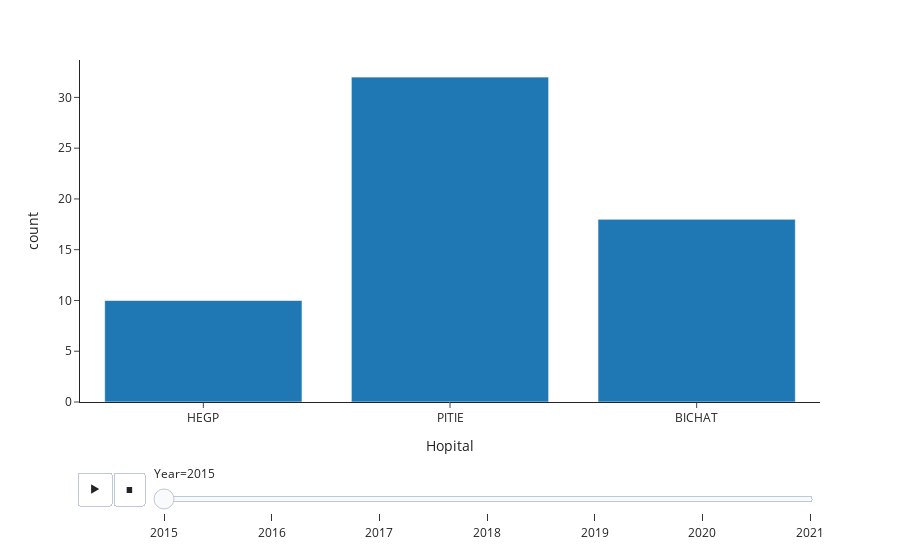

Source (notebook cell):
### Code cell
px.histogram(df, x='Hopital', y='Id', histfunc='count', animation_frame='Year', template='simple_white')

### Figure 1 — Plotly figure (JSON) as saved in the notebook; plotly's stock layout.template omitted (floating-point values rounded to 4 significant figures)
{"data": [{"alignmentgroup": "True", "bingroup": "x", "histfunc": "count", "hovertemplate": "Year=2015<br>Hopital=%{x}<br>count=%{y}<extra></extra>", "legendgroup": "", "marker": {"color": "#1F77B4", "pattern": {"shape": ""}}, "name": "", "offsetgroup": "", "orientation": "v", "showlegend": false, "type": "histogram", "x": ["HEGP", "HEGP", "HEGP", "HEGP", "HEGP", "HEGP", "HEGP", "HEGP", "HEGP", "HEGP", "PITIE", "PITIE", "PITIE", "PITIE", "PITIE", "PITIE", "PITIE", "PITIE", "PITIE", "PITIE", "PITIE", "PITIE", "PITIE", "PITIE", "PITIE", "PITIE", "PITIE", "PITIE", "PITIE", "PITIE", "PITIE", "PITIE", "PITIE", "PITIE", "PITIE", "PITIE", "PITIE", "PITIE", "PITIE", "PITIE", "PITIE", "PITIE", "BICHAT", "BICHAT", "BICHAT", "BICHAT", "BICHAT", "BICHAT", "BICHAT", "BICHAT", "BICHAT", "BICHAT", "BICHAT", "BICHAT", "BICHAT", "BICHAT", "BICHAT", "BICHAT", "BICHAT", "BICHAT"], "xaxis": "x", "y": [0, 1, 2, 3, 4, 5, 11, 45, 49, 51, 99, 100, 101, 102, 103, 104, 105, 106, 107, 108, 109, 110, 111, 112, 113, 114, 115, 116, 117, 118, 119, 120, 121, 122, 123, 124, 125, 126, 127, 128, 129, 130, 369, 370, 371, 372, 373, 374, 375, 376, 377, 378, 379, 380, 381, 382, 383, 384, 385, 386], "yaxis": "y"}], "layout": {"barmode": "relative", "legend": {"tracegroupgap": 0}, "margin": {"t": 60}, "sliders": [{"active": 0, "currentvalue": {"prefix": "Year="}, "len": 0.9, "pad": {"b": 10, "t": 60}, "steps": [{"args": [["2015"], {"frame": {"duration": 0, "redraw": true}, "fromcurrent": true, "mode": "immediate", "transition": {"duration": 0, "easing": "linear"}}], "label": "2015", "method": "animate"}, {"args": [["2016"], {"frame": {"duration": 0, "redraw": true}, "fromcurrent": true, "mode": "immediate", "transition": {"duration": 0, "easing": "linear"}}], "label": "2016", "method": "animate"}, {"args": [["2017"], {"frame": {"duration": 0, "redraw": true}, "fromcurrent": true, "mode": "immediate", "transition": {"duration": 0, "easing": "linear"}}], "label": "2017", "method": "animate"}, {"args": [["2018"], {"frame": {"duration": 0, "redraw": true}, "fromcurrent": true, "mode": "immediate", "transition": {"duration": 0, "easing": "linear"}}], "label": "2018", "method": "animate"}, {"args": [["2019"], {"frame": {"duration": 0, "redraw": true}, "fromcurrent": true, "mode": "immediate", "transition": {"duration": 0, "easing": "linear"}}], "label": "2019", "method": "animate"}, {"args": [["2020"], {"frame": {"duration": 0, "redraw": true}, "fromcurrent": true, "mode": "immediate", "transition": {"duration": 0, "easing": "linear"}}], "label": "2020", "method": "animate"}, {"args": [["2021"], {"frame": {"duration": 0, "redraw": true}, "fromcurrent": true, "mode": "immediate", "transition": {"duration": 0, "easing": "linear"}}], "label": "2021", "method": "animate"}], "x": 0.1, "xanchor": "left", "y": 0, "yanchor": "top"}], "updatemenus": [{"buttons": [{"args": [null, {"frame": {"duration": 500, "redraw": true}, "fromcurrent": true, "mode": "immediate", "transition": {"duration": 500, "easing": "linear"}}], "label": "&#9654;", "method": "animate"}, {"args": [[null], {"frame": {"duration": 0, "redraw": true}, "fromcurrent": true, "mode": "immediate", "transition": {"duration": 0, "easing": "linear"}}], "label": "&#9724;", "method": "animate"}], "direction": "left", "pad": {"r": 10, "t": 70}, "showactive": false, "type": "buttons", "x": 0.1, "xanchor": "right", "y": 0, "yanchor": "top"}], "xaxis": {"anchor": "y", "domain": [0, 1], "title": {"text": "Hopital"}}, "yaxis": {"anchor": "x", "domain": [0, 1], "title": {"text": "count"}}}}
